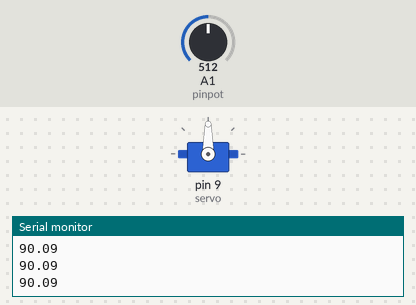
Simulated run of this sketch. Board: Arduino Uno, built with avr-gcc and run on an emulated ATmega328P. Parts: servo, the last lines printed to the serial monitor. The inputs (shaded band) are chosen by the test bench; at power-on: A1 (pinpot) = 512.

Above: at 1.2 s.
1.3 s: A1 (pinpot) set to 716
At 2.5 s:
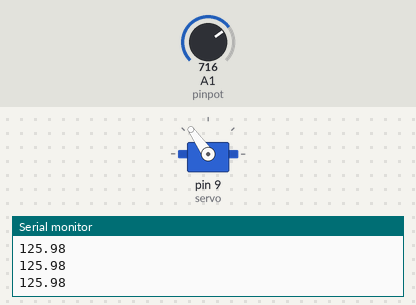
2.8 s: A1 (pinpot) set to 900
At 3.6 s:
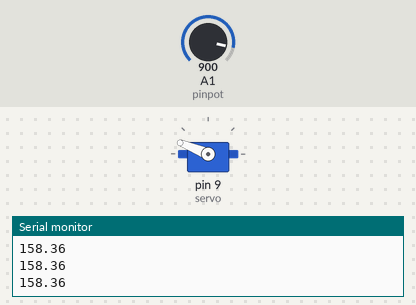
4.3 s: A1 (pinpot) set to 1023
At 4.8 s:
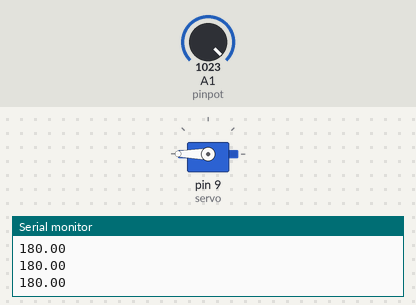
5.8 s: A1 (pinpot) set to 306
At 7.0 s:
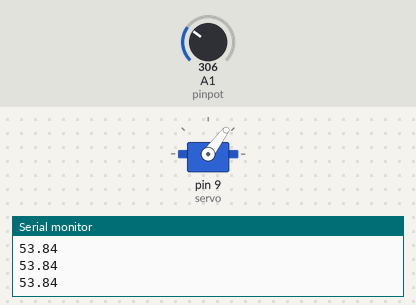
7.3 s: A1 (pinpot) set to 122
At 8.4 s:
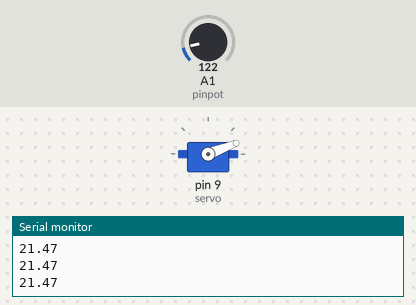
8.8 s: A1 (pinpot) set to 0
At 9.3 s:
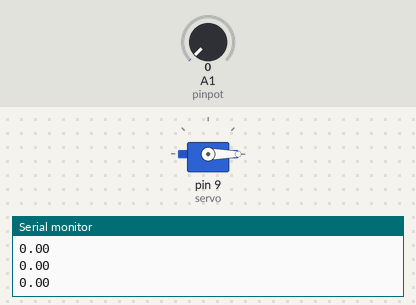
Timing chart, 0 to 11.3 s (numbered marks = the images above; inputs shaded):
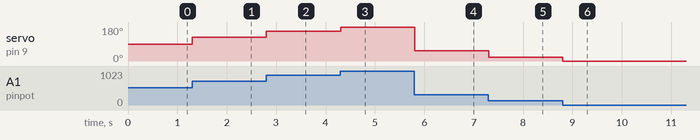

Measured:
- after the input at 1.3 s, servo on pin 9 (servo): 90° → 125° at once
- after the input at 2.8 s, servo on pin 9 (servo): 125° → 158° at once
- after the input at 4.3 s, servo on pin 9 (servo): 158° → 180° at once
- after the input at 5.8 s, servo on pin 9 (servo): 180° → 53° at once
- after the input at 7.3 s, servo on pin 9 (servo): 53° → 21° at once
- after the input at 8.8 s, servo on pin 9 (servo): 21° → 0° at once

The sketch:

Kecerahan.ino
```cpp
#include <Servo.h>
Servo servo;
int pinpot = A1;
int nilaipot;
int LeD = 9;
float volt;
float kecerahan;
void setup() {
  // put your setup code here, to run once:
 Serial.begin(9600);
 servo.attach(9);
}
void loop() {
  // put your main code here, to run repeatedly:
  nilaipot = analogRead(pinpot);
  kecerahan = nilaipot * (180.0 / 1023.0);
  Serial.println(kecerahan);
  servo.write(kecerahan);
  delay(10);
}
```
